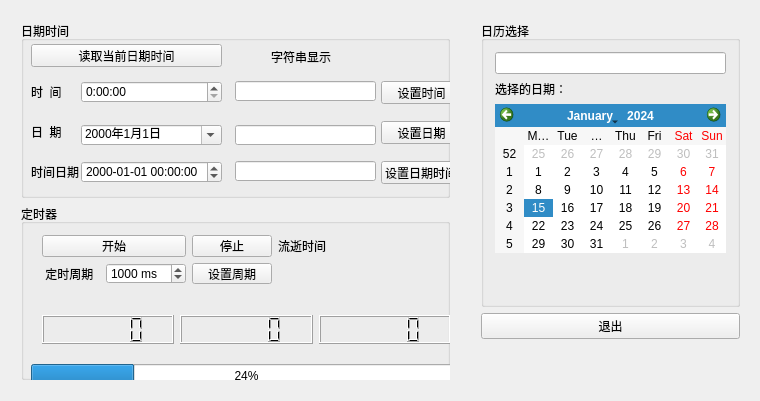
<?xml version="1.0" encoding="UTF-8"?>
<ui version="4.0">
 <class>Widget</class>
 <widget class="QWidget" name="Widget">
  <property name="geometry">
   <rect>
    <x>0</x>
    <y>0</y>
    <width>760</width>
    <height>401</height>
   </rect>
  </property>
  <property name="windowTitle">
   <string>Widget</string>
  </property>
  <widget class="QWidget" name="verticalLayoutWidget">
   <property name="geometry">
    <rect>
     <x>470</x>
     <y>10</y>
     <width>281</width>
     <height>381</height>
    </rect>
   </property>
   <layout class="QVBoxLayout" name="verticalLayout_2">
    <item>
     <widget class="QGroupBox" name="groupBox_3">
      <property name="title">
       <string>日历选择</string>
      </property>
      <layout class="QVBoxLayout" name="verticalLayout_3">
       <item>
        <widget class="QLineEdit" name="calenderEdit"/>
       </item>
       <item>
        <widget class="QLabel" name="label_6">
         <property name="text">
          <string>选择的日期：</string>
         </property>
        </widget>
       </item>
       <item>
        <widget class="QCalendarWidget" name="calendarWidget"/>
       </item>
       <item>
        <spacer name="verticalSpacer">
         <property name="orientation">
          <enum>Qt::Vertical</enum>
         </property>
         <property name="sizeHint" stdset="0">
          <size>
           <width>20</width>
           <height>40</height>
          </size>
         </property>
        </spacer>
       </item>
      </layout>
     </widget>
    </item>
    <item>
     <widget class="QPushButton" name="pushButton">
      <property name="text">
       <string>退出</string>
      </property>
     </widget>
    </item>
    <item>
     <spacer name="verticalSpacer_2">
      <property name="orientation">
       <enum>Qt::Vertical</enum>
      </property>
      <property name="sizeHint" stdset="0">
       <size>
        <width>20</width>
        <height>40</height>
       </size>
      </property>
     </spacer>
    </item>
   </layout>
  </widget>
  <widget class="QWidget" name="layoutWidget">
   <property name="geometry">
    <rect>
     <x>10</x>
     <y>10</y>
     <width>451</width>
     <height>381</height>
    </rect>
   </property>
   <layout class="QVBoxLayout" name="verticalLayout">
    <item>
     <widget class="QGroupBox" name="groupBox">
      <property name="title">
       <string>日期时间</string>
      </property>
      <widget class="QPushButton" name="btnGetTime">
       <property name="geometry">
        <rect>
         <x>10</x>
         <y>23</y>
         <width>191</width>
         <height>23</height>
        </rect>
       </property>
       <property name="text">
        <string>   读取当前日期时间   </string>
       </property>
      </widget>
      <widget class="QLabel" name="label_7">
       <property name="geometry">
        <rect>
         <x>250</x>
         <y>20</y>
         <width>61</width>
         <height>31</height>
        </rect>
       </property>
       <property name="text">
        <string>字符串显示</string>
       </property>
      </widget>
      <widget class="QLabel" name="label">
       <property name="geometry">
        <rect>
         <x>10</x>
         <y>63</y>
         <width>36</width>
         <height>16</height>
        </rect>
       </property>
       <property name="text">
        <string>时  间</string>
       </property>
      </widget>
      <widget class="QLineEdit" name="editTime">
       <property name="geometry">
        <rect>
         <x>214</x>
         <y>60</y>
         <width>141</width>
         <height>20</height>
        </rect>
       </property>
      </widget>
      <widget class="QPushButton" name="pushButton_2">
       <property name="geometry">
        <rect>
         <x>360</x>
         <y>60</y>
         <width>81</width>
         <height>23</height>
        </rect>
       </property>
       <property name="text">
        <string>设置时间</string>
       </property>
      </widget>
      <widget class="QLabel" name="label_2">
       <property name="geometry">
        <rect>
         <x>10</x>
         <y>103</y>
         <width>36</width>
         <height>16</height>
        </rect>
       </property>
       <property name="text">
        <string>日  期</string>
       </property>
      </widget>
      <widget class="QLineEdit" name="editDate">
       <property name="geometry">
        <rect>
         <x>214</x>
         <y>104</y>
         <width>141</width>
         <height>20</height>
        </rect>
       </property>
      </widget>
      <widget class="QPushButton" name="pushButton_3">
       <property name="geometry">
        <rect>
         <x>360</x>
         <y>100</y>
         <width>81</width>
         <height>23</height>
        </rect>
       </property>
       <property name="text">
        <string>设置日期</string>
       </property>
      </widget>
      <widget class="QLabel" name="label_3">
       <property name="geometry">
        <rect>
         <x>10</x>
         <y>143</y>
         <width>48</width>
         <height>16</height>
        </rect>
       </property>
       <property name="text">
        <string>时间日期</string>
       </property>
      </widget>
      <widget class="QLineEdit" name="editTimedate">
       <property name="geometry">
        <rect>
         <x>214</x>
         <y>140</y>
         <width>141</width>
         <height>20</height>
        </rect>
       </property>
      </widget>
      <widget class="QPushButton" name="pushButton_4">
       <property name="geometry">
        <rect>
         <x>360</x>
         <y>140</y>
         <width>80</width>
         <height>23</height>
        </rect>
       </property>
       <property name="text">
        <string>设置日期时间</string>
       </property>
      </widget>
      <widget class="QDateEdit" name="dateEdit">
       <property name="geometry">
        <rect>
         <x>60</x>
         <y>104</y>
         <width>141</width>
         <height>20</height>
        </rect>
       </property>
       <property name="displayFormat">
        <string>yyyy年M月d日</string>
       </property>
       <property name="calendarPopup">
        <bool>true</bool>
       </property>
      </widget>
      <widget class="QTimeEdit" name="timeEdit">
       <property name="geometry">
        <rect>
         <x>60</x>
         <y>60</y>
         <width>141</width>
         <height>22</height>
        </rect>
       </property>
       <property name="displayFormat">
        <string>H:mm:ss</string>
       </property>
      </widget>
      <widget class="QDateTimeEdit" name="dateTimeEdit">
       <property name="geometry">
        <rect>
         <x>60</x>
         <y>140</y>
         <width>141</width>
         <height>22</height>
        </rect>
       </property>
       <property name="displayFormat">
        <string>yyyy-MM-dd HH:mm:ss</string>
       </property>
       <property name="currentSectionIndex">
        <number>0</number>
       </property>
      </widget>
     </widget>
    </item>
    <item>
     <widget class="QGroupBox" name="groupBox_2">
      <property name="title">
       <string>定时器</string>
      </property>
      <widget class="QWidget" name="gridLayoutWidget">
       <property name="geometry">
        <rect>
         <x>10</x>
         <y>20</y>
         <width>431</width>
         <height>71</height>
        </rect>
       </property>
       <layout class="QGridLayout" name="gridLayout">
        <item row="0" column="4">
         <widget class="QLabel" name="elapseTime">
          <property name="text">
           <string>流逝时间</string>
          </property>
         </widget>
        </item>
        <item row="1" column="0">
         <widget class="QLabel" name="label_5">
          <property name="text">
           <string> 定时周期</string>
          </property>
         </widget>
        </item>
        <item row="1" column="2">
         <widget class="QSpinBox" name="intVedit">
          <property name="suffix">
           <string> ms</string>
          </property>
          <property name="maximum">
           <number>10000</number>
          </property>
          <property name="value">
           <number>1000</number>
          </property>
         </widget>
        </item>
        <item row="1" column="4">
         <spacer name="horizontalSpacer">
          <property name="orientation">
           <enum>Qt::Horizontal</enum>
          </property>
          <property name="sizeHint" stdset="0">
           <size>
            <width>40</width>
            <height>20</height>
           </size>
          </property>
         </spacer>
        </item>
        <item row="1" column="3">
         <widget class="QPushButton" name="btnSetIntv">
          <property name="text">
           <string>设置周期</string>
          </property>
         </widget>
        </item>
        <item row="0" column="3">
         <widget class="QPushButton" name="btnStop">
          <property name="text">
           <string>停止</string>
          </property>
         </widget>
        </item>
        <item row="0" column="0" colspan="3">
         <widget class="QPushButton" name="btnStart">
          <property name="text">
           <string>开始</string>
          </property>
         </widget>
        </item>
       </layout>
      </widget>
      <widget class="QWidget" name="gridLayoutWidget_2">
       <property name="geometry">
        <rect>
         <x>10</x>
         <y>100</y>
         <width>431</width>
         <height>51</height>
        </rect>
       </property>
       <layout class="QGridLayout" name="gridLayout_2">
        <item row="0" column="0">
         <widget class="QLCDNumber" name="lcdNumber"/>
        </item>
        <item row="0" column="1">
         <widget class="QLCDNumber" name="lcdNumber_2"/>
        </item>
        <item row="0" column="2">
         <widget class="QLCDNumber" name="lcdNumber_3"/>
        </item>
       </layout>
      </widget>
      <widget class="QProgressBar" name="progressBar">
       <property name="geometry">
        <rect>
         <x>10</x>
         <y>160</y>
         <width>431</width>
         <height>23</height>
        </rect>
       </property>
       <property name="value">
        <number>24</number>
       </property>
      </widget>
     </widget>
    </item>
   </layout>
  </widget>
 </widget>
 <layoutdefault spacing="6" margin="11"/>
 <resources/>
 <connections>
  <connection>
   <sender>pushButton</sender>
   <signal>clicked()</signal>
   <receiver>Widget</receiver>
   <slot>close()</slot>
   <hints>
    <hint type="sourcelabel">
     <x>593</x>
     <y>338</y>
    </hint>
    <hint type="destinationlabel">
     <x>473</x>
     <y>399</y>
    </hint>
   </hints>
  </connection>
 </connections>
</ui>
